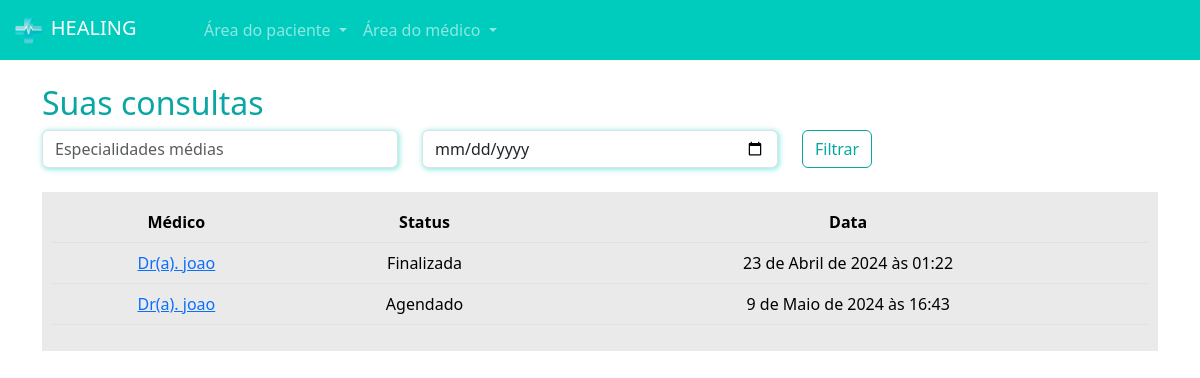
Screenshot of /paciente/minhas_consultas/ (signed in) with the database file from the repository.
### paciente/models.py (models this page shows, shortened)
class Consulta(models.Model):
    status_choices = (
        ('A', 'Agendado'),
        ('F', 'Finalizada'),
        ('C', 'Cancelada'),
        ('I', 'Iniciada')
    )
    paciente = models.ForeignKey(User, on_delete=models.DO_NOTHING)
    data_aberta = models.ForeignKey(DatasAbertas, on_delete=models.DO_NOTHING)
    status = models.CharField(max_length=1, choices=status_choices, default='A')
    link = models.URLField(null=True, blank=True)

### medico/models.py (models this page shows, shortened)
class DatasAbertas(models.Model):
    data = models.DateTimeField()
    user = models.ForeignKey(User, on_delete=models.DO_NOTHING)
    agendado = models.BooleanField(default=False)

### paciente/views.py (the view)
# urls.py: path('minhas_consultas/', views.minhas_consultas, name="minhas_consultas"),
def minhas_consultas(request):
    minhas_consultas = Consulta.objects.filter(paciente=request.user).filter(data_aberta__data__gte=datetime.now())
    return render(request, 'minhas_consultas.html', {'minhas_consultas': minhas_consultas, 'is_medico': is_medico(request.user)})

### medico/models.py (called while the page is built)
def is_medico(user):
    return DadosMedico.objects.filter(user=user).exists()

### paciente/templates/minhas_consultas.html
{% extends "base.html" %}
{% load static %}
{% block 'head' %}
    <link rel="stylesheet" href="{% static 'medicos/css/abrir_horario.css' %}">
    <link rel="stylesheet" href="{% static 'usuarios/css/usuarios.css' %}">
    <link rel="stylesheet" href="{% static 'medicos/css/cadastro_medico.css' %}">
    <link rel="stylesheet" href="{% static 'pacientes/css/home.css' %}">
    <link rel="stylesheet" href="https://cdn.jsdelivr.net/npm/bootstrap-icons@1.11.3/font/bootstrap-icons.min.css">
{% endblock 'head' %}
{% block 'body' %}
{% include 'partials/navbar.html' %}
    <div class="container">
        <br>
        <h2><span class="color-dark">Suas consultas</span></h2>
        <div class="row">
            <div class="col-md">
                <input type="text" name="especialidades" id="" class="form-control shadow-main-color" placeholder="Especialidades médias">
            </div>
            <div class="col-md">
                <input type="date" name="data" id="" class="form-control shadow-main-color" placeholder="Data da consulta">
            </div>
            <div class="col-md">
                <input type="submit" value="Filtrar" class="btn btn-dark-color-outline">
            </div>
        </div>
        <br>
        <div class="list-minhas-consultas">
            <table class="table">
                <thead>
                  <tr>
                    <th scope="col">Médico</th>
                    <th scope="col">Status</th>
                    <th scope="col">Data</th>
                  </tr>
                </thead>
                <tbody>
                    {% for consulta in minhas_consultas  %}
                        <tr>
                            <td><a href="{% url 'consulta' consulta.id %}">Dr(a). {{consulta.data_aberta.user}}</a></td>
                            <td>{{consulta.get_status_display}}</td>
                            <td>{{consulta.data_aberta.data}}</td>
                        </tr>
                    {% endfor %}
                </tbody>
              </table>
        </div>
    </div>
{% endblock 'body' %}

### templates/static/geral/css/base.css (style rules this page uses)
:root { --main-color: #00CCBE; --dark-color: #09A6A3; --contrast-color: #FFD686; }
.color-dark { color: var(--dark-color); }

### templates/static/usuarios/css/usuarios.css (style rules this page uses)
.btn-dark-color-outline { border: 1px solid var(--dark-color); color: var(--dark-color) }

### templates/static/medicos/css/cadastro_medico.css (style rules this page uses)
.shadow-main-color { box-shadow: 1px 1px 5px 1px rgba(0, 204, 190,.4); }

### templates/static/pacientes/css/home.css (style rules this page uses)
table { border-collapse: collapse !important; width: 100%; }
th, td { padding: 8px; text-align: center; background-color: #EAEAEA !important; }
th { background-color: #EAEAEA; }
.list-minhas-consultas { background-color: #EAEAEA; padding: 10px; }

### rows the page displays
Consulta: data_aberta.user "joao", status "Finalizada", data_aberta.data "23 de Abril de 2024 às 01:22"
Consulta: data_aberta.user "joao", status "Agendado", data_aberta.data "9 de Maio de 2024 às 16:43"
